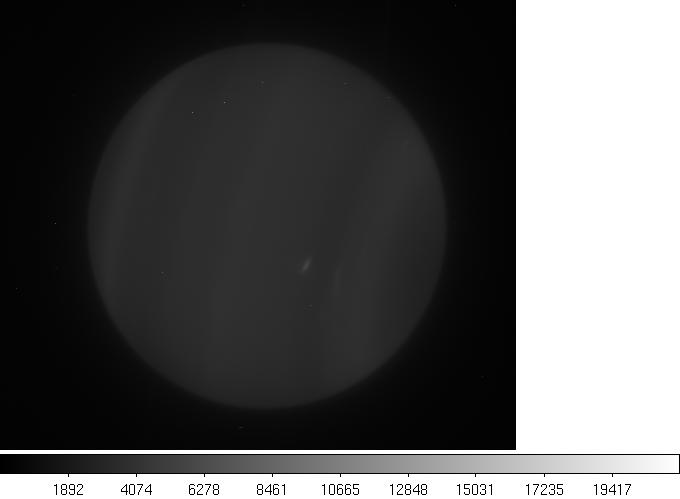
#> input picture homework1/uranusH.jpg, 680 x 499 px
$ python paperplot.py
#> lines starting #> are read from the running program, lines starting #| are printed output that depends on the picture
# paperplot.py - reproduce paper figure
# Homework 1a AY 250
# Feb 4, 2012
# Katherine de Kleer

""" paperplot: produces a plot with images of Uranus with three different filters, including colorbars """

# import packages
from pylab import *
from matplotlib import cm
import Image
from matplotlib import colorbar
import matplotlib.pyplot as plt

# read in data from file
dataH = plt.imread('uranusH.jpg')
#> dataH is the input picture: shape (499, 680, 3); min 0, max 255, mean 89.5
dataJ = plt.imread('uranusJ.jpg')
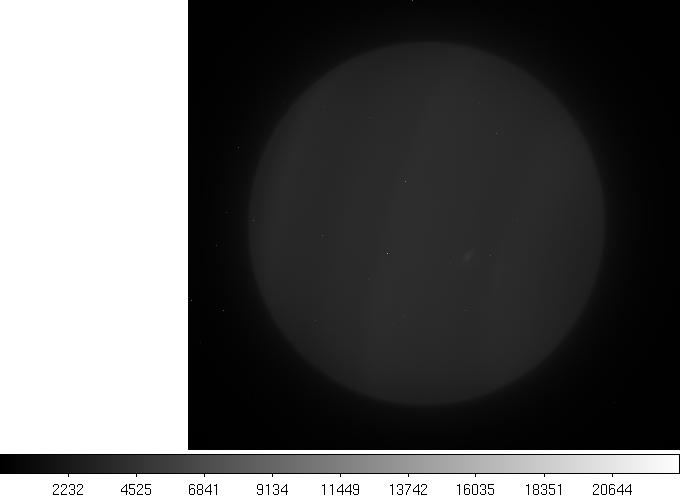
#> input picture homework1/uranusJ.jpg, 680 x 499 px
#> dataJ is the input picture: shape (499, 680, 3); min 0, max 255, mean 95.6
dataK = plt.imread('uranusK.jpg')
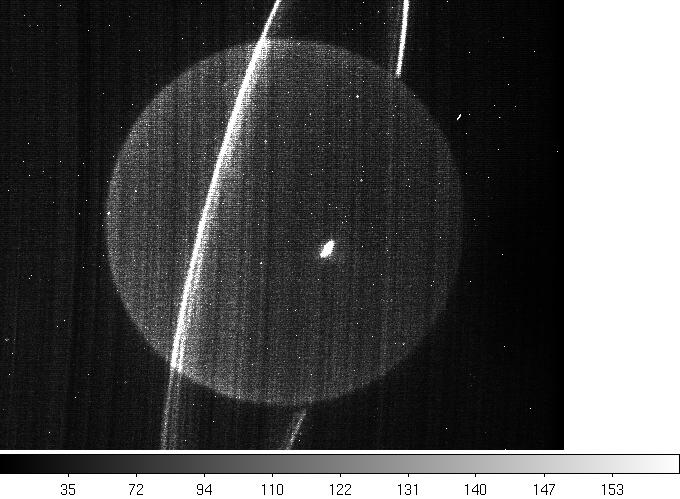
#> input picture homework1/uranusK.jpg, 680 x 499 px
#> dataK is the input picture: shape (499, 680, 3); min 0, max 255, mean 84.2
dataH = dataH.sum(2)
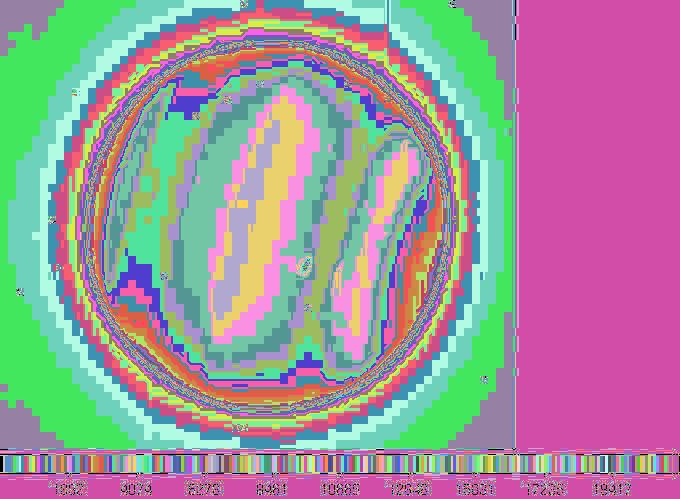
#> dataH: shape (499, 680) uint64; 256 distinct labels, from 0 to 765; one colour per label, 0 black
dataJ = dataJ.sum(2)
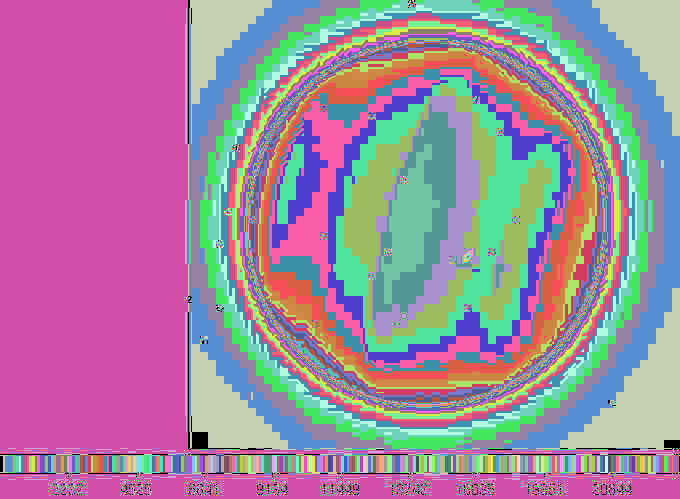
#> dataJ: shape (499, 680) uint64; 256 distinct labels, from 0 to 765; one colour per label, 0 black
dataK = dataK.sum(2)
#> dataK: shape (499, 680) uint64

# create plots of data, resizing to center image
f,(axJ,axH,axK)=subplots(1,3)
f.set_figwidth(15)
H=axH.imshow(dataH[60:510,20:500],cmap=cm.Greys_r)
J=axJ.imshow(dataJ[50:520,200:700],cmap=cm.Greys_r)
K=axK.imshow(dataK[50:520,30:530],cmap=cm.Greys_r)

# get rid of all ticks on plots
axH.xaxis.set_ticks([])
axH.yaxis.set_ticks([])
axJ.xaxis.set_ticks([])
axJ.yaxis.set_ticks([])
axK.xaxis.set_ticks([])
axK.yaxis.set_ticks([])

# create wavelength annotations
axH.text(10, 35, r'1.63$\mu$m', fontsize=12, color='white',weight='bold')
axJ.text(10, 35, r'1.25$\mu$m', fontsize=12, color='white',weight='bold')
axK.text(10, 35, r'2.20$\mu$m', fontsize=12, color='white',weight='bold')

# create & customize colorbars for each plot
kwH={'orientation':'vertical','fraction':0.04,'anchor':(0,.5),'pad':0}
axHbar, kwH = colorbar.make_axes(axH,**kwH)
cbH = colorbar.Colorbar(axHbar, H)
cbH.set_label('counts')
cbH.set_ticks(linspace(0,300,4))

kwJ={'orientation':'vertical','fraction':0.04,'anchor':(0,0.5),'pad':0}
axJbar, kwJ = colorbar.make_axes(axJ,**kwJ)
cbJ = colorbar.Colorbar(axJbar, J)
cbJ.set_label('counts')
cbJ.set_ticks(linspace(0,507,4))

kwK={'orientation':'vertical','fraction':0.04,'anchor':(0,0.5),'pad':0}
axKbar, kwK = colorbar.make_axes(axK,**kwK)
cbK = colorbar.Colorbar(axKbar, K)
cbK.set_label('counts')
cbK.set_ticks(linspace(0,750,4))

show()
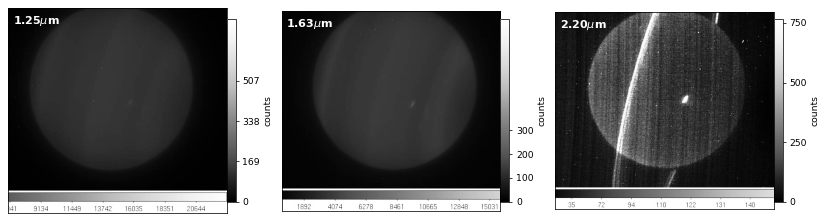
#> figure drawn by matplotlib, 6 panels
